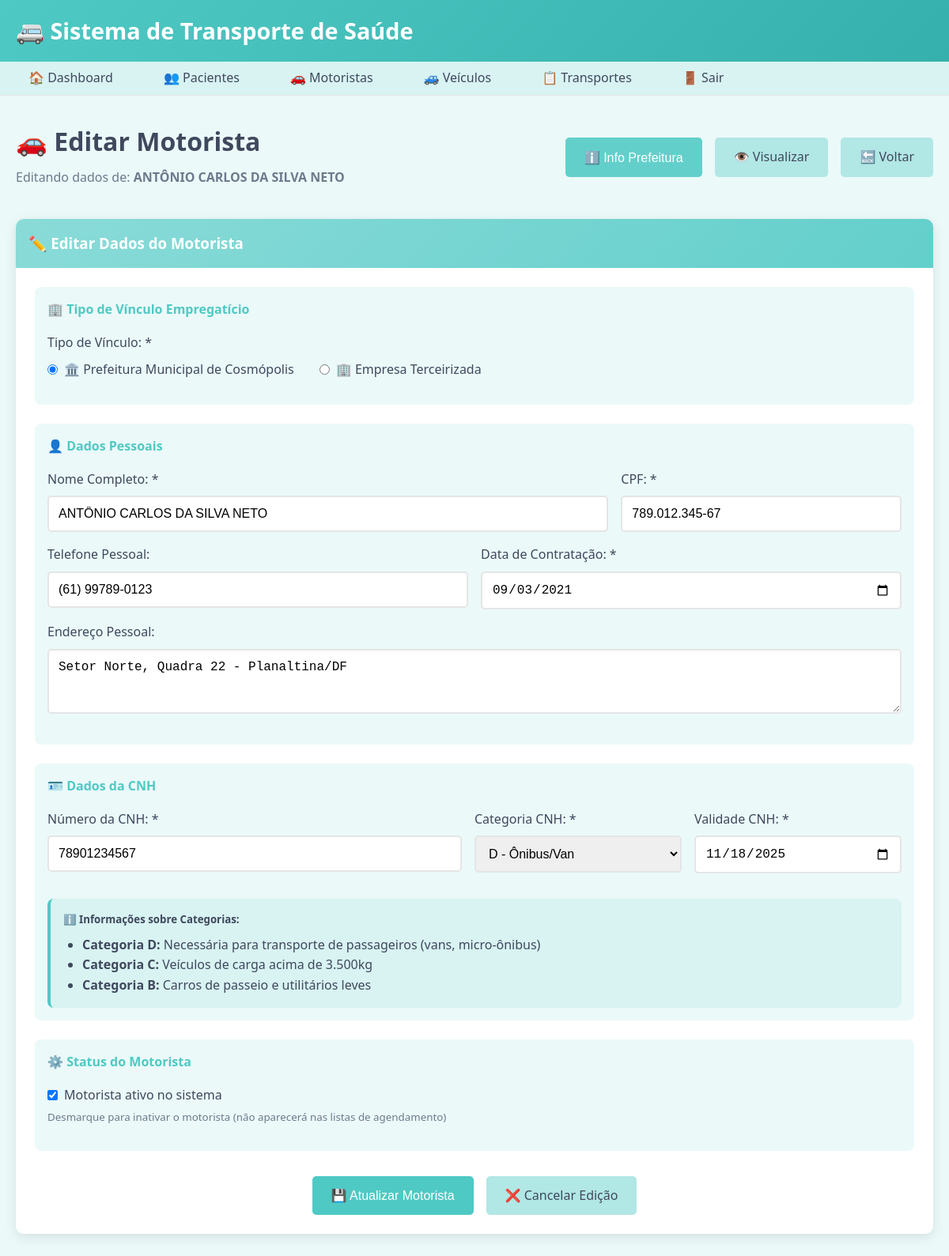
/drivers/7/edit (signed in), run on the app's committed database.
### tables this page shows
CREATE TABLE driver (
    id INTEGER PRIMARY KEY AUTOINCREMENT,
    name VARCHAR(100) NOT NULL,
    cpf VARCHAR(14) UNIQUE NOT NULL,
    cnh VARCHAR(20) UNIQUE NOT NULL,
    cnh_category VARCHAR(5) NOT NULL,
    cnh_expiry DATE NOT NULL,
    phone VARCHAR(15),
    address TEXT,
    hire_date DATE NOT NULL,
    is_active BOOLEAN DEFAULT 1
, employment_type VARCHAR(20) DEFAULT "prefeitura", company_name VARCHAR(150), company_cnpj VARCHAR(20), company_contact VARCHAR(100), company_phone VARCHAR(15), company_address TEXT);

### app_simple.py (the view)
@app.route('/drivers/<int:driver_id>/edit', methods=['GET', 'POST'])
def drivers_edit(driver_id):
    if not check_auth():
        return redirect('/login')
    conn = get_db()
    cursor = conn.cursor()
    cursor.execute('SELECT * FROM driver WHERE id = ?', (driver_id,))
    driver = cursor.fetchone()
    if not driver:
        flash('Motorista não encontrado!', 'danger')
        return redirect('/drivers')
    if request.method == 'POST':
        try:
            cursor.execute('''
                UPDATE driver
                SET name = ?, cpf = ?, cnh = ?, cnh_category = ?, cnh_expiry = ?,
                    phone = ?, address = ?, hire_date = ?, employment_type = ?,
                    company_name = ?, company_cnpj = ?, company_contact = ?,
                    company_phone = ?, company_address = ?, is_active = ?
                WHERE id = ?
            ''', (
                request.form['name'],
                request.form['cpf'],
                request.form['cnh'],
                request.form['cnh_category'],
                request.form['cnh_expiry'],
                request.form.get('phone'),
                request.form.get('address'),
                request.form['hire_date'],
                request.form['employment_type'],
                request.form.get('company_name') if request.form['employment_type'] == 'terceirizado' else None,
                request.form.get('company_cnpj') if request.form['employment_type'] == 'terceirizado' else None,
                request.form.get('company_contact') if request.form['employment_type'] == 'terceirizado' else None,
                request.form.get('company_phone') if request.form['employment_type'] == 'terceirizado' else None,
                request.form.get('company_address') if request.form['employment_type'] == 'terceirizado' else None,
                1 if 'is_active' in request.form else 0,
                driver_id
            ))
            conn.commit()
            conn.close()
            flash('Motorista atualizado com sucesso!', 'success')
            return redirect(f'/drivers/{driver_id}/view')
        except Exception as e:
            conn.close()
            flash(f'Erro ao atualizar motorista: {str(e)}', 'danger')
    else:
        conn.close()
    return render_template('drivers/form.html', driver=driver)

### app_simple.py (called while the page is built)
def get_db():
    conn = sqlite3.connect(DB_PATH)
    conn.row_factory = sqlite3.Row  # Para acessar colunas por nome
    return conn

def check_auth():
    return 'user_id' in session

### templates/drivers/form.html (shortened to what this page needs)
{% extends "base.html" %}
{% block content %}
<div style="padding: 2rem 0;">
    <div style="display: flex; justify-content: space-between; align-items: center; margin-bottom: 2rem;">
        <div>
            <h1>🚗 {% if driver %}Editar{% else %}Novo{% endif %} Motorista</h1>
            {% if driver %}
                <p style="color: var(--gray-color); margin: 0.5rem 0;">Editando dados de: <strong>{{ driver.name }}</strong></p>
            {% endif %}
        </div>
        <div style="display: flex; gap: 1rem;">
            <button onclick="showPrefeituraInfo()" class="btn" style="background-color: var(--color-60); color: white;">
                ℹ️ Info Prefeitura
            </button>
            {% if driver %}
                <a href="/drivers/{{ driver.id }}/view" class="btn btn-secondary">👁️ Visualizar</a>
            {% endif %}
            <a href="/drivers" class="btn btn-secondary">🔙 Voltar</a>
        </div>
    </div>
    <div class="card">
        <div class="card-header">
            <h3>{% if driver %}✏️ Editar Dados do{% else %}➕ Cadastrar Novo{% endif %} Motorista</h3>
        </div>
        <div class="card-body">
            <form method="POST">
                <div style="background-color: var(--color-95); padding: 1rem; border-radius: 8px; margin-bottom: 1.5rem;">
                    <h4 style="color: var(--primary-color); margin-bottom: 1rem;">🏢 Tipo de Vínculo Empregatício</h4>
                    <div class="form-group">
                        <label class="form-label">Tipo de Vínculo: *</label>
                        <div style="display: flex; gap: 2rem; margin-top: 0.5rem;">
                            <label style="display: flex; align-items: center; gap: 0.5rem;">
                                <input type="radio" name="employment_type" value="prefeitura"
                                       {{ 'checked' if not driver or driver.employment_type == 'prefeitura' else '' }}
                                       onchange="toggleCompanyFields()" required>
                                🏛️ Prefeitura Municipal de Cosmópolis
                            </label>
                            <label style="display: flex; align-items: center; gap: 0.5rem;">
                                <input type="radio" name="employment_type" value="terceirizado"
                                       {{ 'checked' if driver and driver.employment_type == 'terceirizado' else '' }}
                                       onchange="toggleCompanyFields()" required>
                                🏢 Empresa Terceirizada
                            </label>
                        </div>
                    </div>
                </div>
                <div style="background-color: var(--color-95); padding: 1rem; border-radius: 8px; margin-bottom: 1.5rem;">
                    <h4 style="color: var(--primary-color); margin-bottom: 1rem;">👤 Dados Pessoais</h4>
                    <div style="display: grid; grid-template-columns: 2fr 1fr; gap: 1rem;">
                        <div class="form-group">
                            <label class="form-label" for="name">Nome Completo: *</label>
                            <input type="text" id="name" name="name" class="form-input"
                                   value="{{ driver.name if driver else '' }}"
                                   placeholder="Nome completo do motorista" required style="text-transform: uppercase;">
                        </div>
                        <div class="form-group">
                            <label class="form-label" for="cpf">CPF: *</label>
                            <input type="text" id="cpf" name="cpf" class="form-input"
                                   value="{{ driver.cpf if driver else '' }}"
                                   placeholder="000.000.000-00" maxlength="14" required>
                        </div>
                    </div>
                    <div style="display: grid; grid-template-columns: 1fr 1fr; gap: 1rem;">
                        <div class="form-group">
                            <label class="form-label" for="phone">Telefone Pessoal:</label>
                            <input type="text" id="phone" name="phone" class="form-input"
                                   value="{{ driver.phone if driver else '' }}"
                                   placeholder="(00) 00000-0000">
                        </div>
                        <div class="form-group">
                            <label class="form-label" for="hire_date">Data de Contratação: *</label>
                            <input type="date" id="hire_date" name="hire_date" class="form-input"
                                   value="{{ driver.hire_date if driver else '' }}" required>
                        </div>
                    </div>
                    <div class="form-group">
                        <label class="form-label" for="address">Endereço Pessoal:</label>
                        <textarea id="address" name="address" class="form-textarea" rows="3"
                                  placeholder="Endereço residencial completo">{{ driver.address if driver else '' }}</textarea>
                    </div>
                </div>
                <div style="background-color: var(--color-95); padding: 1rem; border-radius: 8px; margin-bottom: 1.5rem;">
                    <h4 style="color: var(--primary-color); margin-bottom: 1rem;">🪪 Dados da CNH</h4>
                    <div style="display: grid; grid-template-columns: 2fr 1fr 1fr; gap: 1rem;">
                        <div class="form-group">
                            <label class="form-label" for="cnh">Número da CNH: *</label>
                            <input type="text" id="cnh" name="cnh" class="form-input"
                                   value="{{ driver.cnh if driver else '' }}"
                                   placeholder="00000000000" maxlength="11" required>
                        </div>
                        <div class="form-group">
                            <label class="form-label" for="cnh_category">Categoria CNH: *</label>
                            <select id="cnh_category" name="cnh_category" class="form-select" required>
                                <option value="D" {{ 'selected' if driver and driver.cnh_category == 'D' else '' }}>D - Ônibus/Van</option>
                            </select>
                        </div>
                        <div class="form-group">
                            <label class="form-label" for="cnh_expiry">Validade CNH: *</label>
                            <input type="date" id="cnh_expiry" name="cnh_expiry" class="form-input"
                                   value="{{ driver.cnh_expiry if driver else '' }}" required>
                        </div>
                    </div>
                    <div style="margin-top: 1rem; padding: 1rem; background-color: var(--color-90); border-radius: 8px; border-left: 4px solid var(--primary-color);">
                        <h5 style="margin-bottom: 0.5rem;">ℹ️ Informações sobre Categorias:</h5>
                        <ul style="margin: 0; padding-left: 1.5rem; color: var(--text-color);">
                            <li><strong>Categoria D:</strong> Necessária para transporte de passageiros (vans, micro-ônibus)</li>
                            <li><strong>Categoria C:</strong> Veículos de carga acima de 3.500kg</li>
                            <li><strong>Categoria B:</strong> Carros de passeio e utilitários leves</li>
                        </ul>
                    </div>
                </div>
                {% if driver %}
                <div style="background-color: var(--color-95); padding: 1rem; border-radius: 8px; margin-bottom: 1.5rem;">
                    <h4 style="color: var(--primary-color); margin-bottom: 1rem;">⚙️ Status do Motorista</h4>
                    <div class="form-group">
                        <label style="display: flex; align-items: center; gap: 0.5rem;">
                            <input type="checkbox" name="is_active" value="1"
                                   {{ 'checked' if driver.is_active else '' }}>
                            Motorista ativo no sistema
                        </label>
                        <small style="color: var(--gray-color); margin-top: 0.25rem; display: block;">
                            Desmarque para inativar o motorista (não aparecerá nas listas de agendamento)
                        </small>
                    </div>
                </div>
                {% endif %}
                <div style="display: flex; gap: 1rem; margin-top: 2rem; justify-content: center;">
                    <button type="submit" class="btn btn-primary" style="min-width: 200px;">
                        💾 {% if driver %}Atualizar{% else %}Cadastrar{% endif %} Motorista
                    </button>
                    {% if driver %}
                        <a href="/drivers/{{ driver.id }}/view" class="btn btn-secondary">
                            ❌ Cancelar Edição
                        </a>
                    {% else %}
                        <a href="/drivers" class="btn btn-secondary">
                            ❌ Cancelar
                        </a>
                    {% endif %}
                </div>
            </form>
        </div>
    </div>
</div>
{% endblock %}

### static/css/style.css (style rules this page uses)
:root { --color-100: #ffffff; --color-95: #ebf9f9; --color-90: #d8f3f2; --color-85: #c4edec; --color-80: #b1e7e5; --color-75: #9de1df; --color-70: #8adbd8; --color-65: #76d5d2; --color-60: #63cfcb; --color-55: #4fc9c4; --color-50: #3cc3bf; --color-45: #36b0ac; --color-40: #309c98; --color-35: #2a8985; --color-30: #247572; --color-25: #1e625f; --color-20: #184e4c; --color-15: #123b39; --color-10: #0c2726; --color-5: #061413; --color-0: #000000; --primary-color: var(--color-55); --primary-dark: var(--color-45); --primary-hover: var(--color-40); --secondary-color: #6d7a8c; --text-color: #3f485d; --border-color: #e5e5e5; --success-color: #79b24a; --warning-color: #f2823c; --danger-color: #e81d51; --info-color: #91ceff; --light-color: var(--color-95); --dark-color: var(--color-20); --gray-color: #6d7a8c; --input-focus: var(--primary-color); --input-focus-shadow: rgba(79, 201, 196, 0.25); }
* { margin: 0; padding: 0; box-sizing: border-box; }
body { font-family: 'Segoe UI', Tahoma, Geneva, Verdana, sans-serif; background-color: var(--color-95); color: var(--text-color); line-height: 1.6; }
.card { background: white; border-radius: 10px; box-shadow: 0 4px 15px rgba(0,0,0,0.1); margin: 1rem 0; overflow: hidden; transition: transform 0.3s ease; }
.card-header { background: linear-gradient(135deg, var(--color-70), var(--color-60)); color: white; padding: 1rem; font-weight: 600; }
.card-body { padding: 1.5rem; }
.form-group { margin-bottom: 1rem; }
.form-label { display: block; margin-bottom: 0.5rem; font-weight: 500; color: var(--text-color); }
.form-input, .form-select, .form-textarea { width: 100%; padding: 0.75rem; border: 2px solid var(--border-color); border-radius: 5px; font-size: 1rem; transition: border-color 0.3s ease; }
.btn { display: inline-block; padding: 0.75rem 1.5rem; border: none; border-radius: 5px; cursor: pointer; text-decoration: none; font-size: 1rem; font-weight: 500; transition: all 0.3s ease; text-align: center; }
.btn-primary { background-color: var(--primary-color); color: white; }
.btn-secondary { background-color: var(--color-80); color: var(--text-color); }

### data on the page
driver: name "ANTÔNIO CARLOS DA SILVA NETO", cpf "789.012.345-67", phone "(61) 99789-0123", hire_date "09/03/2021", address "Setor Norte, Quadra 22 - Planaltina/DF", cnh "78901234567", cnh_expiry "11/18/2025"
